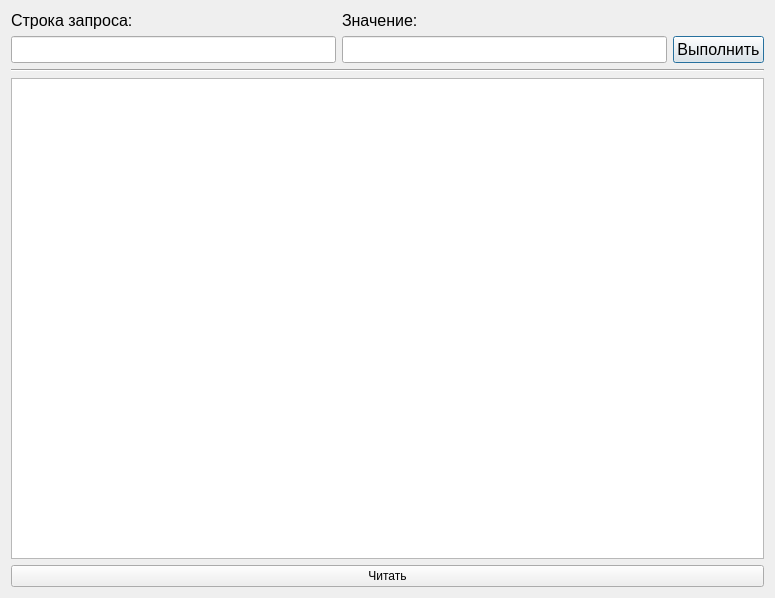
<?xml version="1.0" encoding="UTF-8"?>
<ui version="4.0">
 <class>Dialog</class>
 <widget class="QDialog" name="Dialog">
  <property name="geometry">
   <rect>
    <x>0</x>
    <y>0</y>
    <width>775</width>
    <height>598</height>
   </rect>
  </property>
  <property name="windowTitle">
   <string>Dialog</string>
  </property>
  <layout class="QGridLayout" name="gridLayout_2">
   <item row="0" column="0">
    <layout class="QGridLayout" name="gridLayout">
     <item row="0" column="1">
      <widget class="QLabel" name="label_2">
       <property name="font">
        <font>
         <pointsize>12</pointsize>
        </font>
       </property>
       <property name="text">
        <string>Значение:</string>
       </property>
      </widget>
     </item>
     <item row="1" column="1">
      <widget class="QLineEdit" name="value">
       <property name="font">
        <font>
         <pointsize>12</pointsize>
        </font>
       </property>
      </widget>
     </item>
     <item row="0" column="0">
      <widget class="QLabel" name="label">
       <property name="font">
        <font>
         <pointsize>12</pointsize>
        </font>
       </property>
       <property name="text">
        <string>Строка запроса:</string>
       </property>
      </widget>
     </item>
     <item row="1" column="0">
      <widget class="QLineEdit" name="expression">
       <property name="font">
        <font>
         <pointsize>12</pointsize>
        </font>
       </property>
      </widget>
     </item>
     <item row="2" column="0" colspan="3">
      <widget class="Line" name="line">
       <property name="orientation">
        <enum>Qt::Horizontal</enum>
       </property>
      </widget>
     </item>
     <item row="1" column="2">
      <widget class="QPushButton" name="execute">
       <property name="font">
        <font>
         <pointsize>12</pointsize>
        </font>
       </property>
       <property name="text">
        <string>Выполнить</string>
       </property>
      </widget>
     </item>
     <item row="4" column="0" colspan="3">
      <widget class="QPushButton" name="to_read_btn">
       <property name="text">
        <string>Читать</string>
       </property>
      </widget>
     </item>
     <item row="3" column="0" colspan="3">
      <widget class="QTextEdit" name="output">
       <property name="font">
        <font>
         <pointsize>12</pointsize>
        </font>
       </property>
      </widget>
     </item>
    </layout>
   </item>
  </layout>
 </widget>
 <resources/>
 <connections/>
</ui>
